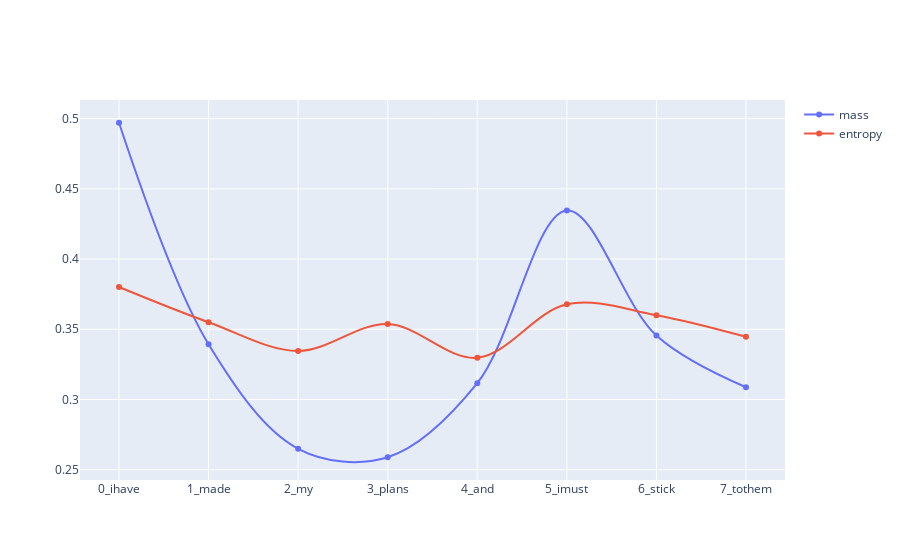

Notebook cell for this chart:
### Code cell
import numpy as np
mass = [t.paradigm.mass for t in sent_seq.chain.tokens]
entropy = [t.paradigm.entropy for t in sent_seq.chain.tokens]
slg.util.plot_scatter_line(
    [f"{i}_"+k for i,k in enumerate(sent_seq.chain.labels)],
    mass/np.linalg.norm(mass),
    "mass",
    add_trace=[
        (
            [f"{i}_"+k for i,k in enumerate(sent_seq.chain.labels)],
            entropy/np.linalg.norm(entropy),
            "entropy"
        )
    ]
)

### Figure 1 — Plotly figure (JSON) as saved in the notebook; plotly's stock layout.template omitted (floating-point values rounded to 4 significant figures)
{"data": [{"line": {"shape": "spline"}, "mode": "lines+markers", "name": "mass", "type": "scatter", "x": ["0_ihave", "1_made", "2_my", "3_plans", "4_and", "5_imust", "6_stick", "7_tothem"], "y": [0.4971, 0.3393, 0.2649, 0.2589, 0.3116, 0.4346, 0.3455, 0.3087]}, {"line": {"shape": "spline"}, "mode": "lines+markers", "name": "entropy", "type": "scatter", "x": ["0_ihave", "1_made", "2_my", "3_plans", "4_and", "5_imust", "6_stick", "7_tothem"], "y": [0.3801, 0.355, 0.3346, 0.3538, 0.3297, 0.3678, 0.36, 0.3446]}], "layout": {"title": {}, "xaxis": {"title": {}}, "yaxis": {"title": {}}}}
